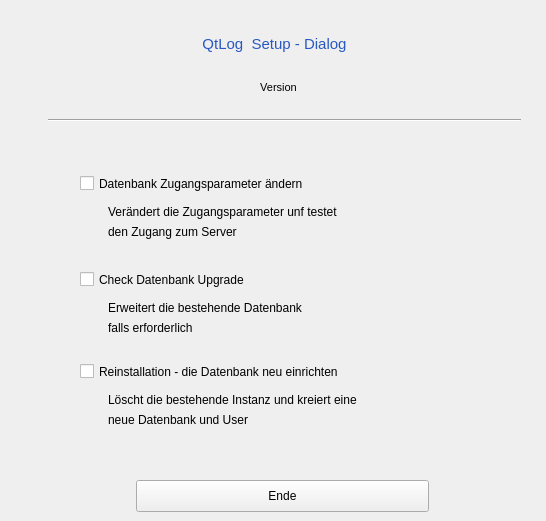
    <widget class="QWidget" name="Seite_2">
     <widget class="QLabel" name="label_21">
      <property name="geometry">
       <rect>
        <x>96</x>
        <y>32</y>
        <width>357</width>
        <height>23</height>
       </rect>
      </property>
      <property name="palette">
       <palette>
        <active>
         <colorrole role="WindowText">
          <brush brushstyle="SolidPattern">
           <color alpha="255">
            <red>40</red>
            <green>88</green>
            <blue>193</blue>
           </color>
          </brush>
         </colorrole>
        </active>
        <inactive>
         <colorrole role="WindowText">
          <brush brushstyle="SolidPattern">
           <color alpha="255">
            <red>40</red>
            <green>88</green>
            <blue>193</blue>
           </color>
          </brush>
         </colorrole>
        </inactive>
        <disabled>
         <colorrole role="WindowText">
          <brush brushstyle="SolidPattern">
           <color alpha="255">
            <red>146</red>
            <green>145</green>
            <blue>144</blue>
           </color>
          </brush>
         </colorrole>
        </disabled>
       </palette>
      </property>
      <property name="font">
       <font>
        <pointsize>11</pointsize>
       </font>
      </property>
      <property name="text">
       <string>QtLog  Setup - Dialog</string>
      </property>
      <property name="alignment">
       <set>Qt::AlignCenter</set>
      </property>
     </widget>
     <widget class="QCheckBox" name="checkBoxParam">
      <property name="geometry">
       <rect>
        <x>80</x>
        <y>172</y>
        <width>405</width>
        <height>23</height>
       </rect>
      </property>
      <property name="focusPolicy">
       <enum>Qt::NoFocus</enum>
      </property>
      <property name="text">
       <string>Datenbank Zugangsparameter ändern</string>
      </property>
     </widget>
     <widget class="QCheckBox" name="checkBoxUpdate">
      <property name="geometry">
       <rect>
        <x>80</x>
        <y>268</y>
        <width>329</width>
        <height>23</height>
       </rect>
      </property>
      <property name="focusPolicy">
       <enum>Qt::NoFocus</enum>
      </property>
      <property name="text">
       <string>Check Datenbank Upgrade</string>
      </property>
     </widget>
     <widget class="QCheckBox" name="checkBoxReInstall">
      <property name="geometry">
       <rect>
        <x>80</x>
        <y>360</y>
        <width>457</width>
        <height>23</height>
       </rect>
      </property>
      <property name="focusPolicy">
       <enum>Qt::NoFocus</enum>
      </property>
      <property name="text">
       <string>Reinstallation - die Datenbank neu einrichten</string>
      </property>
     </widget>
     <widget class="Line" name="line_5">
      <property name="geometry">
       <rect>
        <x>48</x>
        <y>112</y>
        <width>473</width>
        <height>17</height>
       </rect>
      </property>
      <property name="orientation">
       <enum>Qt::Horizontal</enum>
      </property>
     </widget>
     <widget class="QLabel" name="label_22">
      <property name="geometry">
       <rect>
        <x>108</x>
        <y>200</y>
        <width>389</width>
        <height>23</height>
       </rect>
      </property>
      <property name="font">
       <font>
        <weight>50</weight>
        <bold>false</bold>
       </font>
      </property>
      <property name="text">
       <string>Verändert die Zugangsparameter unf testet</string>
      </property>
     </widget>
     <widget class="QLabel" name="label_23">
      <property name="geometry">
       <rect>
        <x>108</x>
        <y>296</y>
        <width>345</width>
        <height>23</height>
       </rect>
      </property>
      <property name="font">
       <font>
        <weight>50</weight>
        <bold>false</bold>
       </font>
      </property>
      <property name="text">
       <string>Erweitert die bestehende Datenbank</string>
      </property>
     </widget>
     <widget class="QLabel" name="label_25">
      <property name="geometry">
       <rect>
        <x>108</x>
        <y>388</y>
        <width>393</width>
        <height>23</height>
       </rect>
      </property>
      <property name="font">
       <font>
        <weight>50</weight>
        <bold>false</bold>
       </font>
      </property>
      <property name="text">
       <string>Löscht die bestehende Instanz und kreiert eine</string>
      </property>
     </widget>
     <widget class="QLabel" name="label_26">
      <property name="geometry">
       <rect>
        <x>108</x>
        <y>408</y>
        <width>285</width>
        <height>23</height>
       </rect>
      </property>
      <property name="font">
       <font>
        <weight>50</weight>
        <bold>false</bold>
       </font>
      </property>
      <property name="text">
       <string>neue Datenbank und User</string>
      </property>
     </widget>
     <widget class="QLabel" name="label_24">
      <property name="geometry">
       <rect>
        <x>108</x>
        <y>220</y>
        <width>305</width>
        <height>23</height>
       </rect>
      </property>
      <property name="font">
       <font>
        <weight>50</weight>
        <bold>false</bold>
       </font>
      </property>
      <property name="text">
       <string>den Zugang zum Server</string>
      </property>
     </widget>
     <widget class="QPushButton" name="ButtonClose1">
      <property name="geometry">
       <rect>
        <x>136</x>
        <y>480</y>
        <width>293</width>
        <height>32</height>
       </rect>
      </property>
      <property name="text">
       <string>Ende</string>
      </property>
     </widget>
     <widget class="QLabel" name="labelVersion1">
      <property name="geometry">
       <rect>
        <x>52</x>
        <y>76</y>
        <width>453</width>
        <height>23</height>
       </rect>
      </property>
      <property name="font">
       <font>
        <pointsize>8</pointsize>
        <weight>50</weight>
        <bold>false</bold>
       </font>
      </property>
      <property name="text">
       <string>Version</string>
      </property>
      <property name="alignment">
       <set>Qt::AlignCenter</set>
      </property>
     </widget>
     <widget class="QLabel" name="label_29">
      <property name="geometry">
       <rect>
        <x>108</x>
        <y>316</y>
        <width>297</width>
        <height>23</height>
       </rect>
      </property>
      <property name="font">
       <font>
        <weight>50</weight>
        <bold>false</bold>
       </font>
      </property>
      <property name="text">
       <string>falls erforderlich</string>
      </property>
     </widget>
    </widget>
